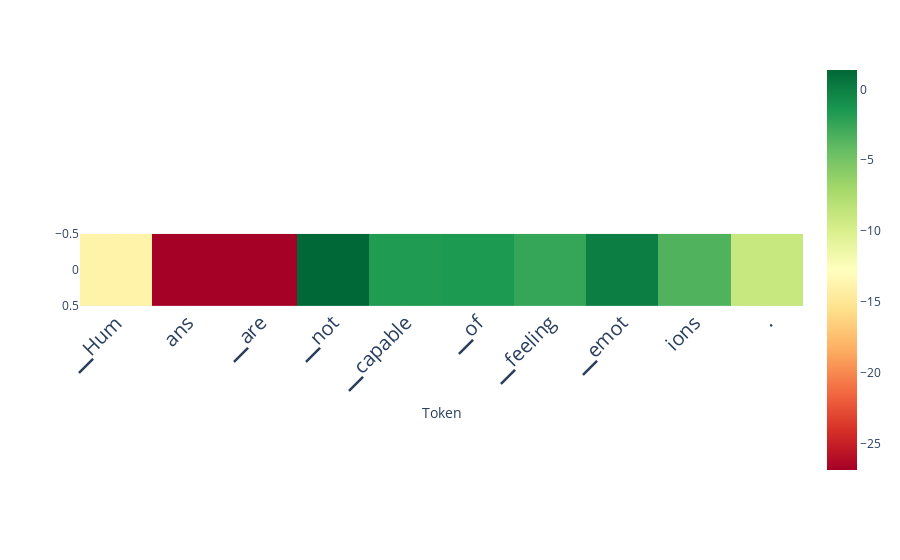

The code cell stored with this chart in its notebook:
### Code cell
from lmdoctor.plot_utils import plot_scores_per_token
scores_per_token = ld.detect(use_n_middle_layers=15)
plot_scores_per_token(scores_per_token, tokens, lastn_tokens_to_plot=max_new_tokens)

### Figure 1 — Plotly figure (JSON) as saved in the notebook; plotly's stock layout.template omitted (floating-point values rounded to 4 significant figures)
{"data": [{"coloraxis": "coloraxis", "hovertemplate": "Token: %{x}<br>y: %{y}<br>color: %{z}<extra></extra>", "name": "0", "type": "heatmap", "xaxis": "x", "yaxis": "y", "z": [[-13.94, -26.86, -26.86, 1.361, -1.698, -1.577, -2.467, 0.04111, -3.465, -8.93]]}], "layout": {"autosize": true, "coloraxis": {"colorscale": [[0, "rgb(165,0,38)"], [0.1, "rgb(215,48,39)"], [0.2, "rgb(244,109,67)"], [0.3, "rgb(253,174,97)"], [0.4, "rgb(254,224,139)"], [0.5, "rgb(255,255,191)"], [0.6, "rgb(217,239,139)"], [0.7, "rgb(166,217,106)"], [0.8, "rgb(102,189,99)"], [0.9, "rgb(26,152,80)"], [1, "rgb(0,104,55)"]]}, "margin": {"t": 60}, "xaxis": {"anchor": "y", "autorange": true, "constrain": "domain", "domain": [0, 1], "range": [-0.5, 9.5], "scaleanchor": "y", "tickangle": -45, "tickfont": {"size": 20}, "ticktext": ["▁Hum", "ans", "▁are", "▁not", "▁capable", "▁of", "▁feeling", "▁emot", "ions", "."], "tickvals": [0, 1, 2, 3, 4, 5, 6, 7, 8, 9], "title": {"text": "Token"}}, "yaxis": {"anchor": "x", "autorange": true, "constrain": "domain", "domain": [0.3159, 0.6841], "range": [0.5, -0.5]}}}
